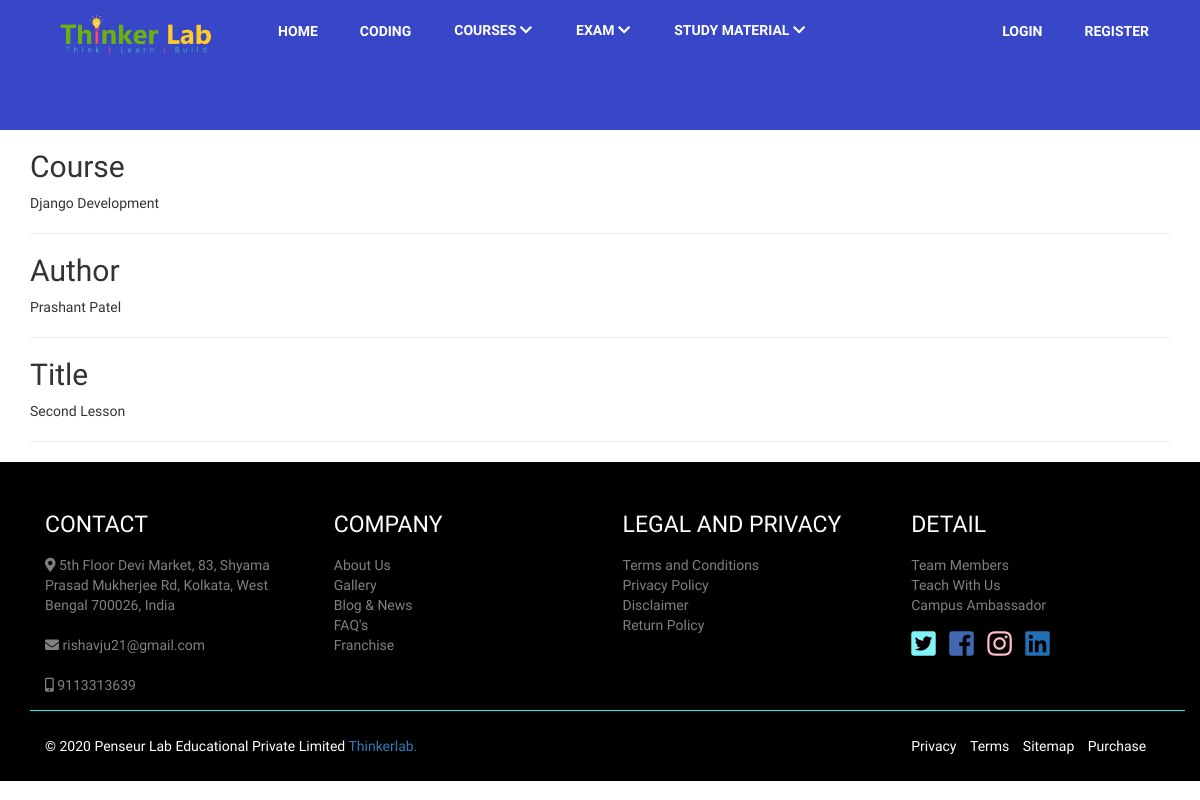
The app's page /lesson/2/ with its own data.
### courses/models.py (models this page shows, shortened)
class Lessons(models.Model):
    lesson_title = models.CharField(max_length=100)
    course_name = models.ForeignKey(Course, on_delete=models.CASCADE)
    video = EmbedVideoField(null=True, blank=True)
    pdf = models.FileField(null=True, blank=True, upload_to=pdf_directory_path)
    class Meta:
        verbose_name = 'Lesson'
        verbose_name_plural = 'Lessons'

class Course(models.Model):
    thumbnail = models.ImageField(upload_to='Thumbnail')
    course_name = models.CharField(max_length=100)
    course_category = models.ManyToManyField(CourseCategory)
    description = models.TextField()
    course_type = models.ForeignKey('Membership', on_delete=models.SET_NULL, null=True)
    certification = models.TextField()
    learning_outcome = models.TextField()
    instructor_name = models.CharField(max_length=30)
    price = models.FloatField(default=0.0)
    def __str__(self):
        return self.course_name

### courses/views.py (the view)
# urls.py: path('lesson/<int:id>/', lesson_details, name='lesson-details'),
def lesson_details(request, id):
    lesson = Lessons.objects.get(id=id)
    context = {
        'lesson': lesson,
    }
    return render(request, 'lesson_details.html', context)

### templates/lesson_details.html (shortened to what this page needs)
{% extends 'base.html' %}
{% load static %}
{% load embed_video_tags %}
{% block content %}
<div class="container">
    <h2>Course</h2>
    {{ lesson.course_name }} <br>
    <hr>
    <h2>Author</h2>
    {{ lesson.course_name.instructor_name }} <br>
    <hr>
    <h2>Title</h2>
    {{ lesson.lesson_title }} <br>
    <hr>
</div>
{% endblock %}

### static/css/style.css (style rules this page uses)
* { font-family: 'Josefin Sans'; }
html { scroll-behavior: smooth; }

### records on screen
Lessons: course_name "Django Development", course_name.instructor_name "Prashant Patel", lesson_title "Second Lesson"
